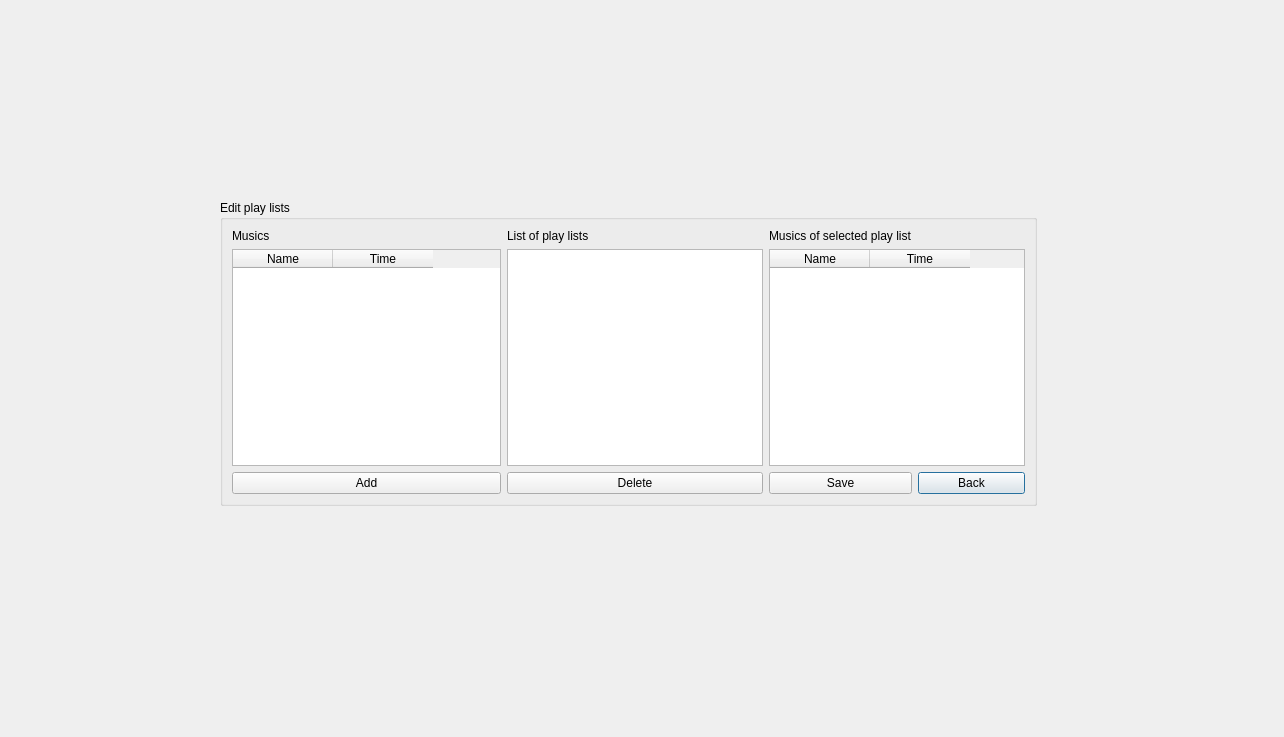
<?xml version="1.0" encoding="UTF-8"?>
<ui version="4.0">
 <class>EditPlayList</class>
 <widget class="QDialog" name="EditPlayList">
  <property name="geometry">
   <rect>
    <x>0</x>
    <y>0</y>
    <width>1284</width>
    <height>737</height>
   </rect>
  </property>
  <property name="windowTitle">
   <string>Dialog</string>
  </property>
  <widget class="QGroupBox" name="groupBox">
   <property name="geometry">
    <rect>
     <x>220</x>
     <y>200</y>
     <width>817</width>
     <height>306</height>
    </rect>
   </property>
   <property name="title">
    <string>Edit play lists</string>
   </property>
   <layout class="QGridLayout" name="gridLayout">
    <item row="2" column="4">
     <widget class="QPushButton" name="pushButton_back">
      <property name="text">
       <string>Back</string>
      </property>
     </widget>
    </item>
    <item row="2" column="1" colspan="2">
     <widget class="QPushButton" name="pushButton_delete">
      <property name="text">
       <string>Delete</string>
      </property>
     </widget>
    </item>
    <item row="0" column="0">
     <widget class="QLabel" name="label">
      <property name="text">
       <string>Musics</string>
      </property>
     </widget>
    </item>
    <item row="0" column="1">
     <widget class="QLabel" name="label_2">
      <property name="autoFillBackground">
       <bool>false</bool>
      </property>
      <property name="text">
       <string>List of play lists</string>
      </property>
     </widget>
    </item>
    <item row="1" column="1" colspan="2">
     <widget class="QListWidget" name="listWidget_2"/>
    </item>
    <item row="0" column="3">
     <widget class="QLabel" name="label_3">
      <property name="text">
       <string>Musics of selected play list</string>
      </property>
     </widget>
    </item>
    <item row="1" column="0">
     <widget class="QTableWidget" name="tableWidget">
      <column>
       <property name="text">
        <string>Name</string>
       </property>
      </column>
      <column>
       <property name="text">
        <string>Time</string>
       </property>
      </column>
     </widget>
    </item>
    <item row="2" column="0">
     <widget class="QPushButton" name="pushButton_add">
      <property name="text">
       <string>Add</string>
      </property>
     </widget>
    </item>
    <item row="2" column="3">
     <widget class="QPushButton" name="pushButton_save">
      <property name="text">
       <string>Save</string>
      </property>
     </widget>
    </item>
    <item row="1" column="3" colspan="2">
     <widget class="QTableWidget" name="tableWidget_2">
      <column>
       <property name="text">
        <string>Name</string>
       </property>
      </column>
      <column>
       <property name="text">
        <string>Time</string>
       </property>
      </column>
     </widget>
    </item>
   </layout>
  </widget>
 </widget>
 <resources/>
 <connections/>
</ui>
